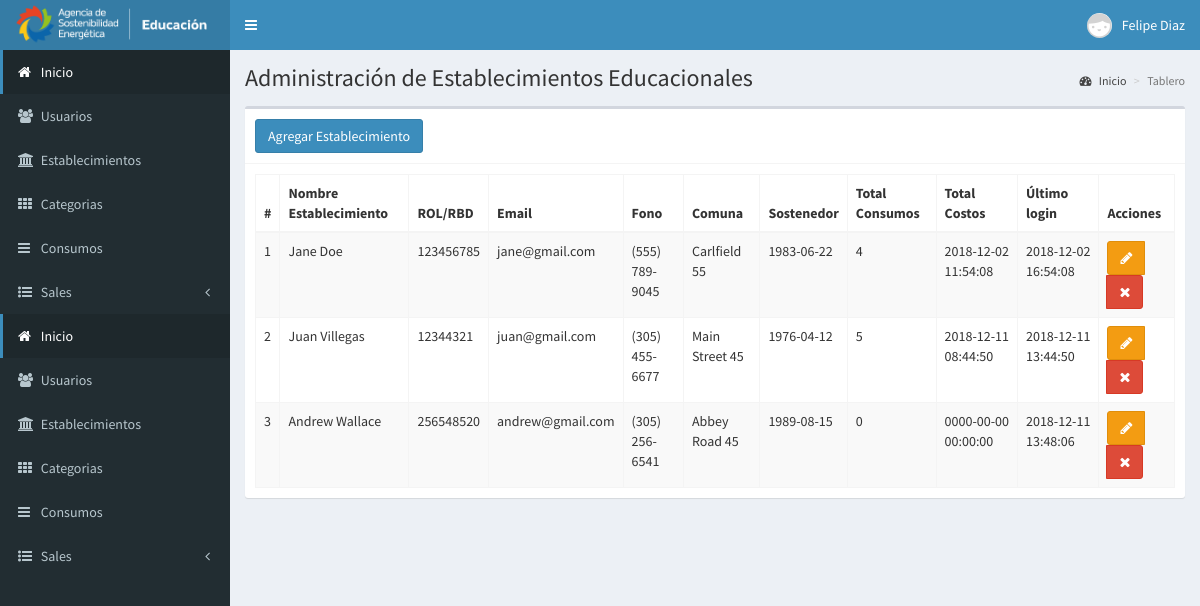
The app's page /customers (signed in) with its own data.
### tables this page shows
CREATE TABLE `customers` (
  `id` int(11) NOT NULL,
  `name` text NOT NULL,
  `idDocument` int(11) NOT NULL,
  `email` text NOT NULL,
  `phone` text NOT NULL,
  `address` text NOT NULL,
  `birthdate` date NOT NULL,
  `purchases` int(11) NOT NULL,
  `lastPurchase` datetime NOT NULL,
  `registerDate` timestamp NOT NULL DEFAULT current_timestamp() ON UPDATE current_timestamp()
);

### controllers/template.controller.php (called while the page is built)
<?php
class ControllerTemplate{
	static public function ctrTemplate(){
		include "views/template.php";
	}
}

### index.php (called while the page is built, shortened)
<?php
require_once "controllers/template.controller.php";
require_once "controllers/users.controller.php";
require_once "controllers/customers.controller.php";
require_once "controllers/sales.controller.php";
require_once "models/customers.model.php";
$template = new ControllerTemplate();
$template -> ctrTemplate();

### controllers/customers.controller.php (called while the page is built, shortened)
<?php
class ControllerCustomers{
	static public function ctrShowCustomers($item, $value){
		$table = "customers";
		$answer = ModelCustomers::mdlShowCustomers($table, $item, $value);
		return $answer;
	}
}

### models/connection.php (called while the page is built)
<?php
class Connection{
	public function connect(){
		$link = new PDO("mysql:host=localhost;port=3306;dbname=pos-english", "root", "");
		$link -> exec("set names utf8");
		return $link;
	}
}

### models/customers.model.php (called while the page is built, shortened)
<?php
require_once "connection.php";
class ModelCustomers{
	static public function mdlShowCustomers($table, $item, $value){
		if($item != null){
			$stmt = (new Connection)->connect()->prepare("SELECT * FROM $table WHERE $item = :$item");
			$stmt -> bindParam(":".$item, $value, PDO::PARAM_STR);
			$stmt -> execute();
			return $stmt -> fetch();
		}else{
			$stmt = (new Connection)->connect()->prepare("SELECT * FROM $table");
			$stmt -> execute();
			return $stmt -> fetchAll();
		}
	}
}

### views/modules/customers.php (the view, shortened to what this page needs)
<div class="content-wrapper">
  <section class="content-header">
    <h1>
      Administración de Establecimientos Educacionales
    </h1>
    <ol class="breadcrumb">
      <li><a href="home"><i class="fa fa-dashboard"></i> Inicio</a></li>
      <li class="active">Tablero</li>
    </ol>
  </section>
  <section class="content">
    <div class="box">
      <div class="box-header with-border">
        <button class="btn btn-primary" data-toggle="modal" data-target="#addCustomer">
        Agregar Establecimiento
        </button>
      </div>
      <div class="box-body">
        <table class="table table-bordered table-striped dt-responsive tables" width="100%">
          <thead>
           <tr>
             <th style="width:10px">#</th>
            <th>Nombre Establecimiento</th>
            <th>ROL/RBD</th>
            <th>Email</th>
            <th>Fono</th>
            <th>Comuna</th>
            <th>Sostenedor</th>
            <th>Total Consumos</th>
            <th>Total Costos</th>
            <th>Último login</th>
            <th>Acciones</th>
           </tr>
          </thead>
          <tbody>
          <?php
            $item = null;
            $valor = null;
            $Customers = controllerCustomers::ctrShowCustomers($item, $valor);
            foreach ($Customers as $key => $value) {
              echo '<tr>
                      <td>'.($key+1).'</td>
                      <td>'.$value["name"].'</td>
                      <td>'.$value["idDocument"].'</td>
                      <td>'.$value["email"].'</td>
                      <td>'.$value["phone"].'</td>
                      <td>'.$value["address"].'</td>
                      <td>'.$value["birthdate"].'</td>
                      <td>'.$value["purchases"].'</td>
                      <td>'.$value["lastPurchase"].'</td>
                      <td>'.$value["registerDate"].'</td>
                      <td>
                        <div class="btn-group">
                          <button class="btn btn-warning btnEditCustomer" data-toggle="modal" data-target="#modalEditCustomer" idCustomer="'.$value["id"].'"><i class="fa fa-pencil"></i></button>
                          <button class="btn btn-danger btnDeleteCustomer" idCustomer="'.$value["id"].'"><i class="fa fa-times"></i></button>
                        </div>
                      </td>
                    </tr>';
              }
          ?>
          </tbody>
        </table>
      </div>
    </div>
  </section>
</div>

### records on screen
customers: name "Jane Doe", idDocument "123456785", email "jane@gmail.com", phone "(555) 789-9045", address "Carlfield 55", birthdate "1983-06-22", purchases "4", lastPurchase "2018-12-02 11:54:08", registerDate "2018-12-02 16:54:08"
customers: name "Juan Villegas", idDocument "12344321", email "juan@gmail.com", phone "(305) 455-6677", address "Main Street 45", birthdate "1976-04-12", purchases "5", lastPurchase "2018-12-11 08:44:50", registerDate "2018-12-11 13:44:50"
customers: name "Andrew Wallace", idDocument "256548520", email "andrew@gmail.com", phone "(305) 256-6541", address "Abbey Road 45", birthdate "1989-08-15", purchases "0", lastPurchase "0000-00-00 00:00:00", registerDate "2018-12-11 13:48:06"

### other values on screen
$_SESSION["name"] "Felipe Diaz"
